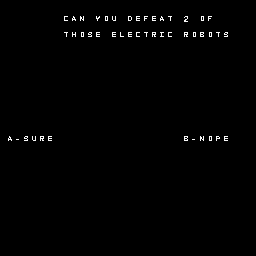

This game map was drawn from its Tiled (.tmx) file and the tilesets committed beside it. A one-line description and the full map source follow:
An orthogonal 32x32 tile map with 8x8 px tiles, 1 tile layer (Tile Layer 1).

<map version="1.10" tiledversion="1.10.2" orientation="orthogonal" renderorder="right-down" width="32" height="32" tilewidth="8" tileheight="8" infinite="0" nextlayerid="2" nextobjectid="1">
 <editorsettings>
  <export target="text4.c" format="gba" />
 </editorsettings>
 <tileset firstgid="1" source="text.tsx" />
 <layer id="1" name="Tile Layer 1" width="32" height="32">
  <data encoding="csv">
0,0,0,0,0,0,0,0,0,0,0,0,0,0,0,0,0,0,0,0,0,0,0,0,0,0,0,0,0,0,0,0,
0,0,0,0,0,0,0,0,0,0,0,0,0,0,0,0,0,0,0,0,0,0,0,0,0,0,0,0,0,0,0,0,
0,0,1,1,1,1,0,0,4,2,15,0,26,16,22,0,5,6,7,6,2,21,0,41,0,16,7,0,0,0,0,0,
0,0,1,1,1,1,0,0,0,0,0,0,0,0,0,0,0,0,0,0,0,0,0,0,0,0,0,0,0,0,0,0,
0,0,1,1,1,1,0,0,21,9,16,20,6,0,6,13,6,4,21,19,10,4,0,19,16,3,16,21,20,91,0,0,
0,0,1,1,1,1,0,0,0,0,0,0,0,0,0,0,0,0,0,0,0,0,0,0,0,0,0,0,0,0,0,0,
0,0,0,0,0,0,0,0,0,0,0,0,0,0,0,0,0,0,0,0,0,0,0,0,0,0,0,0,0,0,0,0,
0,0,0,0,0,0,0,0,0,0,0,0,0,0,0,0,0,0,0,0,0,0,0,0,0,0,0,0,0,0,0,0,
0,0,0,0,0,0,0,0,0,0,0,0,0,0,0,0,0,0,0,0,0,0,0,0,0,0,0,0,0,0,0,0,
0,0,0,0,0,0,0,0,0,0,0,0,0,0,0,0,0,0,0,0,0,0,0,0,0,0,0,0,0,0,0,0,
0,0,0,0,0,0,0,0,0,0,0,0,0,0,0,0,0,0,0,0,0,0,0,0,0,0,0,0,0,0,0,0,
0,0,0,0,0,0,0,0,0,0,0,0,0,0,0,0,0,0,0,0,0,0,0,0,0,0,0,0,0,0,0,0,
0,0,0,0,0,0,0,0,0,0,0,0,0,0,0,0,0,0,0,0,0,0,0,0,0,0,0,0,0,0,0,0,
0,0,0,0,0,0,0,0,0,0,0,0,0,0,0,0,0,0,0,0,0,0,0,0,0,0,0,0,0,0,0,0,
0,0,0,0,0,0,0,0,0,0,0,0,0,0,0,0,0,0,0,0,0,0,0,0,0,0,0,0,0,0,0,0,
0,0,0,0,0,0,0,0,0,0,0,0,0,0,0,0,0,0,0,0,0,0,0,0,0,0,0,0,0,0,0,0,
0,0,0,0,0,0,0,0,0,0,0,0,0,0,0,0,0,0,0,0,0,0,0,0,0,0,0,0,0,0,0,0,
0,2,38,20,22,19,6,0,0,1,0,0,0,0,0,0,0,0,0,0,0,0,0,3,38,15,16,17,6,0,0,0,
0,0,0,0,0,0,0,0,0,0,0,0,0,0,0,0,0,0,0,0,0,0,0,0,0,0,0,0,0,0,0,0,
0,0,0,0,0,0,0,0,0,0,0,0,0,0,0,0,0,0,0,0,0,0,0,0,0,0,0,0,0,0,0,0,
0,0,0,0,0,0,0,0,0,0,0,0,0,0,0,0,0,0,0,0,0,0,0,0,0,0,0,0,0,0,0,0,
0,0,0,0,0,0,0,0,0,0,0,0,0,0,0,0,0,0,0,0,0,0,0,0,0,0,0,0,0,0,0,0,
0,0,0,0,0,0,0,0,0,0,0,0,0,0,0,0,0,0,0,0,0,0,0,0,0,0,0,0,0,0,0,0,
0,0,0,0,0,0,0,0,0,0,0,0,0,0,0,0,0,0,0,0,0,0,0,0,0,0,0,0,0,0,0,0,
0,0,0,0,0,0,0,0,0,0,0,0,0,0,0,0,0,0,0,0,0,0,0,0,0,0,0,0,0,0,0,0,
0,0,0,0,0,0,0,0,0,0,0,0,0,0,0,0,0,0,0,0,0,0,0,0,0,0,0,0,0,0,0,0,
0,0,0,0,0,0,0,0,0,0,0,0,0,0,0,0,0,0,0,0,0,0,0,0,0,0,0,0,0,0,0,0,
0,0,0,0,0,0,0,0,0,0,0,0,0,0,0,0,0,0,0,0,0,0,0,0,0,0,0,0,0,0,0,0,
0,0,0,0,0,0,0,0,0,0,0,0,0,0,0,0,0,0,0,0,0,0,0,0,0,0,0,0,0,0,0,0,
0,0,0,0,0,0,0,0,0,0,0,0,0,0,0,0,0,0,0,0,0,0,0,0,0,0,0,0,0,0,0,0,
0,0,0,0,0,0,0,0,0,0,0,0,0,0,0,0,0,0,0,0,0,0,0,0,0,0,0,0,0,0,0,0,
0,0,0,0,0,0,0,0,0,0,0,0,0,0,0,0,0,0,0,0,0,0,0,0,0,0,0,0,0,0,0,0
</data>
 </layer>
</map>
